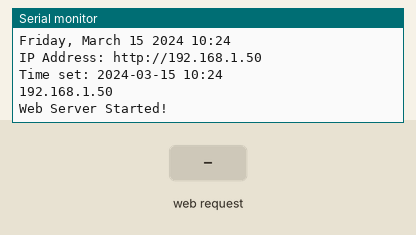
A sketch run on a simulated ESP32. Parts: the last lines printed to the serial monitor. The test bench sets the inputs (shaded band). WiFi joins after 1.5 s; servers stay silent unless stated; the local clock reads 2024-03-15 10:24:30 at power-on unless the sketch sets it; the camera gives no picture.

Above: at 3.0 s.
3.1 s: HTTP request GET /data-bus received
At 4.6 s:
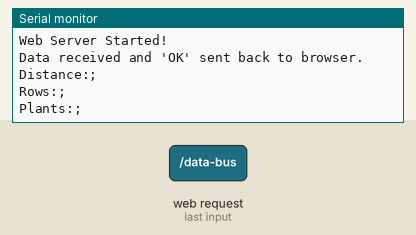
5.6 s: HTTP request GET /data-bus?distance=1 received
At 6.4 s:
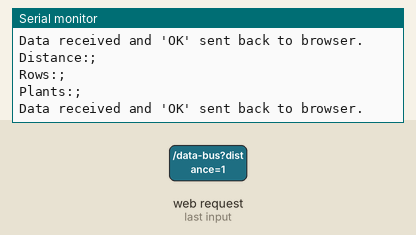

The sketch:

esp.ino
```cpp
#include <WiFi.h>
#include <time.h>
#include <WebServer.h>
#include "esp_camera.h"
#include "esp_timer.h"
#include "img_converters.h"
#include "Arduino.h"
#include "soc/soc.h"           // Disable brownour problems
#include "soc/rtc_cntl_reg.h"  // Disable brownour problems
#include "driver/rtc_io.h"
#include <SPIFFS.h>
#include <FS.h>


#define PWDN_GPIO_NUM     32
#define RESET_GPIO_NUM    -1
#define XCLK_GPIO_NUM      0
#define SIOD_GPIO_NUM     26
#define SIOC_GPIO_NUM     27
#define Y9_GPIO_NUM       35
#define Y8_GPIO_NUM       34
#define Y7_GPIO_NUM       39
#define Y6_GPIO_NUM       36
#define Y5_GPIO_NUM       21
#define Y4_GPIO_NUM       19
#define Y3_GPIO_NUM       18
#define Y2_GPIO_NUM        5
#define VSYNC_GPIO_NUM    25
#define HREF_GPIO_NUM     23
#define PCLK_GPIO_NUM     22


String timez;
String plantsER;
String rows;
String travel_distance;

const char* ssid = "Sparklight";
const char* password = "6017867082";

WebServer server(80);

void setup() {
  Serial.begin(115200);
  Serial1.begin(9600, SERIAL_8N1, 16, 13);


  WiFi.begin(ssid, password);
  while (WiFi.status() != WL_CONNECTED) {
    delay(500);
    Serial.println("Trying to connect....");
  }


  configTime(-5 * 3600, 0, "pool.ntp.org", "time.nist.gov");

  Serial.print("Fetching time from NTP...");
  struct tm timeinfo;
  int retry = 0;
  const int maxRetry = 20;

  while (!getLocalTime(&timeinfo) && retry < maxRetry) {
    Serial.print(".");
    delay(500);
    retry++;
  }

  if (retry == maxRetry) {
    Serial.println("\nFailed to obtain time. Check your internet connection or UDP port 123.");
  } else {
    Serial.println("\nSuccess!");
    Serial.println(&timeinfo, "%A, %B %d %Y %H:%M");
  }

    Serial.print("IP Address: http://");
  Serial.println(WiFi.localIP());

  // Turn-off the 'brownout detector'
  WRITE_PERI_REG(RTC_CNTL_BROWN_OUT_REG, 0);

  // OV2640 camera module
  camera_config_t config;
  config.ledc_channel = LEDC_CHANNEL_0;
  config.ledc_timer = LEDC_TIMER_0;
  config.pin_d0 = Y2_GPIO_NUM;
  config.pin_d1 = Y3_GPIO_NUM;
  config.pin_d2 = Y4_GPIO_NUM;
  config.pin_d3 = Y5_GPIO_NUM;
  config.pin_d4 = Y6_GPIO_NUM;
  config.pin_d5 = Y7_GPIO_NUM;
  config.pin_d6 = Y8_GPIO_NUM;
  config.pin_d7 = Y9_GPIO_NUM;
  config.pin_xclk = XCLK_GPIO_NUM;
  config.pin_pclk = PCLK_GPIO_NUM;
  config.pin_vsync = VSYNC_GPIO_NUM;
  config.pin_href = HREF_GPIO_NUM;
  config.pin_sccb_sda = SIOD_GPIO_NUM;
  config.pin_sccb_scl = SIOC_GPIO_NUM;
  config.pin_pwdn = PWDN_GPIO_NUM;
  config.pin_reset = RESET_GPIO_NUM;
  config.xclk_freq_hz = 20000000;
  config.pixel_format = PIXFORMAT_JPEG;

  if (psramFound()) {
    config.frame_size = FRAMESIZE_UXGA;
    config.jpeg_quality = 10;
    config.fb_count = 2;
  } else {
    config.frame_size = FRAMESIZE_SVGA;
    config.jpeg_quality = 12;
    config.fb_count = 1;
  }
  // Cam init
  esp_err_t err = esp_camera_init(&config);
  if (err != ESP_OK) {
    Serial.printf("Camera init failed with error 0x%x", err);
    ESP.restart();
  }


  Serial.println(&timeinfo, "Time set: %Y-%m-%d %H:%M");
  server.on("/data-bus", HTTP_ANY, get_Data);
  server.begin();
  Serial.println(WiFi.localIP());

  server.on("/capture", giveData);
  server.begin();
  Serial.println("Web Server Started!");
}

void loop() {
server.handleClient();

}

void get_Data(){
  server.sendHeader( "Access-Control-Allow-Headers", "Content-Type");
  server.sendHeader("Access-Control-Allow-Origin", "*");
  server.sendHeader("Access-Control-Allow-Methods", "OPTIONS,POST,GET");

  server.send(200, "text/plain", "OK");
  Serial.println("Data received and 'OK' sent back to browser.");
  travel_distance = server.arg("distance");
  timez = server.arg("time");
  rows = server.arg("columns");
  plantsER = server.arg("rows");

  delay(1000);
  Serial.print("Distance:");
  Serial.print(travel_distance);
  Serial.println(";");
  Serial.print("Rows:");
  Serial.print(rows);
  Serial.println(";");
  Serial.print("Plants:");
  Serial.print(plantsER);
  Serial.println(";");

  Serial1.print("Distance:");
  Serial1.print(travel_distance);
  Serial1.println(";");
  Serial1.print("Rows:");
  Serial1.print(rows);
  Serial1.println(";");
  Serial1.print("Plants:");
  Serial1.print(plantsER);
  Serial1.println(";");
  }


  void giveData() {

 camera_fb_t * fb = esp_camera_fb_get();
  if (!fb) {
    server.send(500, "text/plain", "Camera capture failed");
    return;
  }

  WiFiClient client = server.client();

  // Set HTTP headers so the browser sees it as an image
  server.sendHeader("Content-Disposition", "inline; filename=capture.jpg");
  server.sendHeader("Access-Control-Allow-Origin", "*");
  server.send_P(200, "image/jpeg", (const char *)fb->buf, fb->len);
  esp_camera_fb_return(fb);
}
```

Measured:
- after the input at 3.1 s, the serial monitor: prints a new line at once (image 1)
